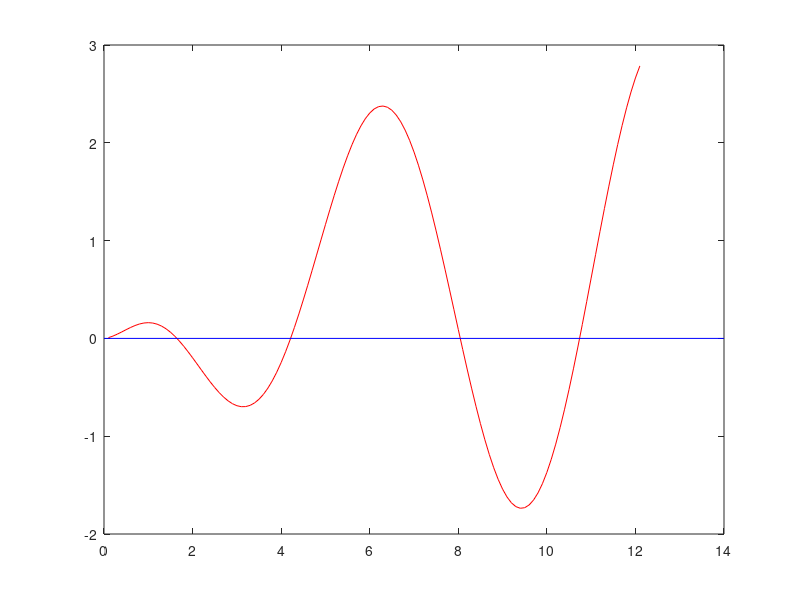

The MATLAB source for this figure:
fun = @(x) log(x).*sin(x).*cos(1./(1+x.^2));
x = 0; 
A = zeros(1,120);
B = zeros(1,120);

it = 0;
while x < 12
    x = x + 0.1;
    b = integral(fun, x, 0);
    it = it + 1;
    B(it) = b;
    A(it) = x;
end

plot(A,B,'r')
line(xlim,[0 0],'Color','b')
